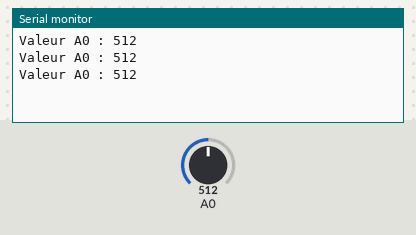
A sketch run on a simulated Arduino Uno, built with avr-gcc and run on an emulated ATmega328P. Parts: the last lines printed to the serial monitor. Inputs (shaded band) come from the test bench; at power-on: A0 = 512.

Above: at 1.3 s.
1.4 s: A0 set to 716
At 1.9 s:
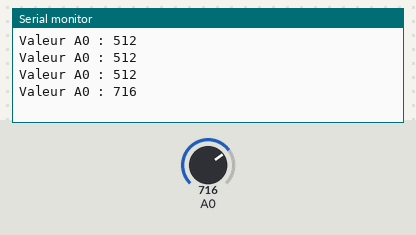
2.9 s: A0 set to 900
At 3.3 s:
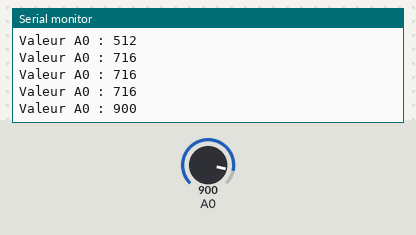
Timing chart, 0 to 5.9 s (numbered marks = the images above; inputs shaded):
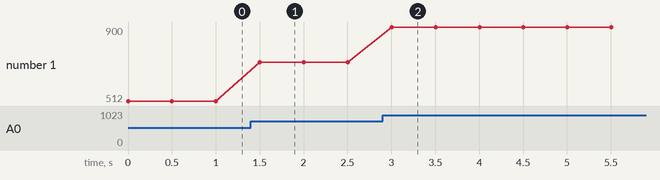

Measured:
- after the input at 1.4 s, the serial monitor: prints a new line after 0.10 s (image 1)
- after the input at 2.9 s, the serial monitor: prints a new line after 0.10 s (image 2)
- plotted number 1: 512 → 716 after the input at 1.4 s, 716 → 900 after the input at 2.9 s

The sketch:

Photo_resistor.ino
```cpp
void setup() {
    Serial.begin(115200);
    pinMode(A0, INPUT);
  }

  void loop() {
    int valeur = analogRead(A0);
    Serial.print("Valeur A0 : ");
    Serial.println(valeur);
    delay(500);
  }
  
```
